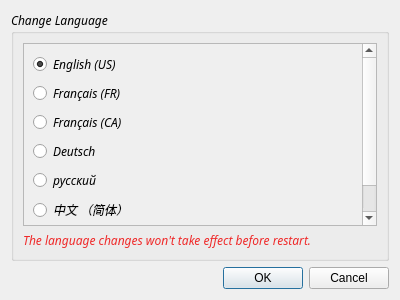
<?xml version="1.0" encoding="UTF-8"?>
<ui version="4.0">
 <class>LANG</class>
 <widget class="QDialog" name="LANG">
  <property name="geometry">
   <rect>
    <x>0</x>
    <y>0</y>
    <width>400</width>
    <height>300</height>
   </rect>
  </property>
  <property name="windowTitle">
   <string>Language</string>
  </property>
  <layout class="QGridLayout" name="gridLayout">
   <item row="1" column="0">
    <widget class="QDialogButtonBox" name="buttonBox">
     <property name="orientation">
      <enum>Qt::Horizontal</enum>
     </property>
     <property name="standardButtons">
      <set>QDialogButtonBox::Cancel|QDialogButtonBox::Ok</set>
     </property>
    </widget>
   </item>
   <item row="0" column="0">
    <widget class="QGroupBox" name="groupBox">
     <property name="font">
      <font>
       <family>Linux Libertine Display O</family>
       <italic>true</italic>
      </font>
     </property>
     <property name="title">
      <string>Change Language</string>
     </property>
     <layout class="QGridLayout" name="gridLayout_2">
      <item row="1" column="0">
       <widget class="QLabel" name="label">
        <property name="font">
         <font>
          <family>Linux Libertine Display O</family>
          <italic>true</italic>
         </font>
        </property>
        <property name="styleSheet">
         <string notr="true">color: rgb(239, 41, 41);</string>
        </property>
        <property name="text">
         <string>The language changes won't take effect before restart.</string>
        </property>
       </widget>
      </item>
      <item row="0" column="0">
       <widget class="QScrollArea" name="scrollArea">
        <property name="widgetResizable">
         <bool>true</bool>
        </property>
        <widget class="QWidget" name="scrollAreaWidgetContents">
         <property name="geometry">
          <rect>
           <x>0</x>
           <y>0</y>
           <width>342</width>
           <height>222</height>
          </rect>
         </property>
         <layout class="QVBoxLayout" name="verticalLayout">
          <item>
           <widget class="QRadioButton" name="rbtn_enus">
            <property name="text">
             <string>English (US)</string>
            </property>
            <property name="checked">
             <bool>true</bool>
            </property>
           </widget>
          </item>
          <item>
           <widget class="QRadioButton" name="rbtn_frfr">
            <property name="text">
             <string>Français (FR)</string>
            </property>
           </widget>
          </item>
          <item>
           <widget class="QRadioButton" name="rbtn_frca">
            <property name="text">
             <string>Français (CA)</string>
            </property>
           </widget>
          </item>
          <item>
           <widget class="QRadioButton" name="rbtn_gege">
            <property name="text">
             <string>Deutsch</string>
            </property>
           </widget>
          </item>
          <item>
           <widget class="QRadioButton" name="rbtn_ruru">
            <property name="text">
             <string>русский</string>
            </property>
           </widget>
          </item>
          <item>
           <widget class="QRadioButton" name="rbtn_zhcn">
            <property name="text">
             <string>中文 （简体）</string>
            </property>
           </widget>
          </item>
          <item>
           <widget class="QRadioButton" name="rbtn_zhtw">
            <property name="text">
             <string>中文 （繁体）</string>
            </property>
           </widget>
          </item>
         </layout>
        </widget>
       </widget>
      </item>
     </layout>
    </widget>
   </item>
  </layout>
 </widget>
 <resources/>
 <connections>
  <connection>
   <sender>buttonBox</sender>
   <signal>accepted()</signal>
   <receiver>LANG</receiver>
   <slot>accept()</slot>
   <hints>
    <hint type="sourcelabel">
     <x>248</x>
     <y>254</y>
    </hint>
    <hint type="destinationlabel">
     <x>157</x>
     <y>274</y>
    </hint>
   </hints>
  </connection>
  <connection>
   <sender>buttonBox</sender>
   <signal>rejected()</signal>
   <receiver>LANG</receiver>
   <slot>reject()</slot>
   <hints>
    <hint type="sourcelabel">
     <x>316</x>
     <y>260</y>
    </hint>
    <hint type="destinationlabel">
     <x>286</x>
     <y>274</y>
    </hint>
   </hints>
  </connection>
 </connections>
</ui>
